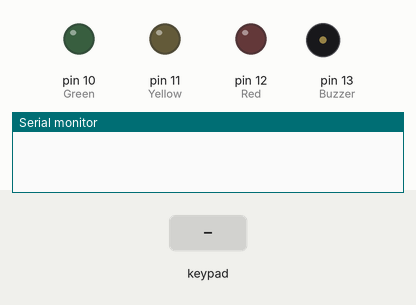
Recording of a sketch running on a simulated Arduino Uno, built with avr-gcc and run on an emulated ATmega328P. Parts: output pins drawn as LEDs (lit = HIGH), buzzer (waves = sounding), the last lines printed to the serial monitor. Dashed ring = blinking. The inputs (shaded band) are chosen by the test bench.

Above: at 1.2 s.
1.3 s: keypad keys 5 4 3 2 pressed 0.4 s apart
At 1.7 s:
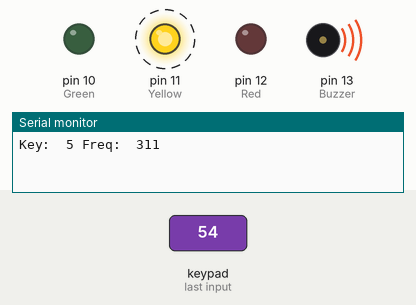
4.8 s: key 'A' pressed
At 5.2 s:
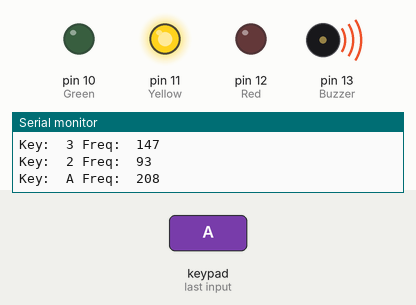
6.3 s: key 'B' pressed
At 7.6 s:
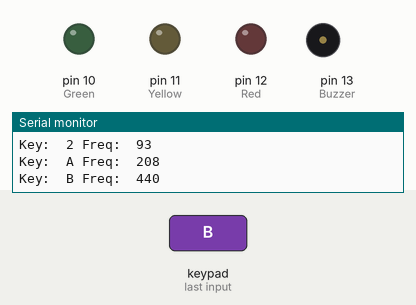
7.8 s: keypad keys 5 4 3 2 # pressed 0.4 s apart
At 10.2 s:
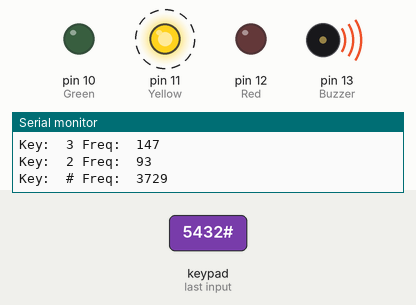
11.3 s: key 'C' pressed
At 12.6 s:
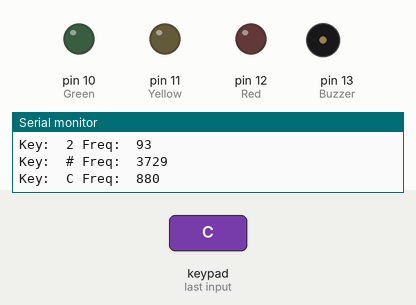
12.8 s: keypad keys 5 4 3 2 * pressed 0.4 s apart
At 15.2 s:
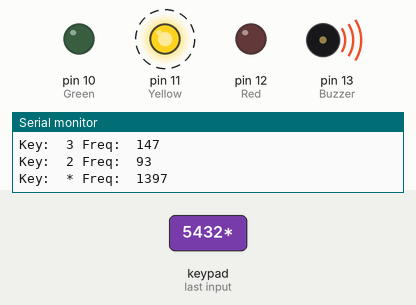
Timing chart, 0 to 16.9 s (numbered marks = the images above; inputs shaded):
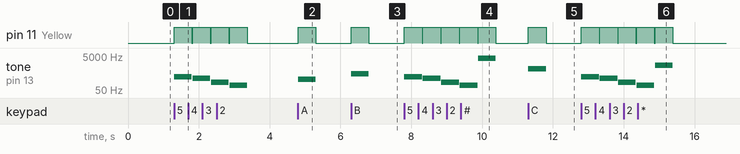

Measured:
- after the input at 1.3 s, pin 11 (Yellow): alternates HIGH for 0.50 s and LOW for 0.02 s, 8 changes in all, then stays LOW, starting at once; tone on pin 13 (Buzzer): plays 311 Hz for 0.50 s, 247 Hz for 0.50 s, 147 Hz for 0.50 s, 93 Hz for 0.50 s, starting at once
- after the input at 4.8 s, pin 11 (Yellow): LOW → HIGH at once, → LOW 0.50 s later; tone on pin 13 (Buzzer): silent → 208 Hz at once, → silent 0.50 s later
- after the input at 6.3 s, pin 11 (Yellow): LOW → HIGH at once, → LOW 0.50 s later; tone on pin 13 (Buzzer): silent → 440 Hz at once, → silent 0.50 s later
- after the input at 7.8 s, pin 11 (Yellow): alternates HIGH for 0.50 s and LOW for 0.02 s, starting at once; tone on pin 13 (Buzzer): plays 311 Hz for 0.50 s, 247 Hz for 0.50 s, 147 Hz for 0.50 s, 93 Hz for 0.50 s, 3729 Hz for 0.50 s, starting at once
- after the input at 11.3 s, pin 11 (Yellow): LOW → HIGH at once, → LOW 0.50 s later; tone on pin 13 (Buzzer): silent → 880 Hz at once, → silent 0.50 s later
- after the input at 12.8 s, pin 11 (Yellow): alternates HIGH for 0.50 s and LOW for 0.02 s, 10 changes in all, then stays LOW, starting at once; tone on pin 13 (Buzzer): plays 311 Hz for 0.50 s, 247 Hz for 0.50 s, 147 Hz for 0.50 s, 93 Hz for 0.50 s, 1397 Hz for 0.50 s, starting at once

The sketch:

KeyboardNumberLEDIndicator.ino
```cpp
int Green = 10; // Green on pin 10
int Yellow = 11; // Yellow LED
int Red = 12; // Red LED
int Buzzer = 13; // sound buzzer

//**************************************

#include <Key.h>
#include <Keypad.h>

const byte ROWS = 4;
const byte COLS = 4;

char buttons[ROWS][COLS] = {
  {'1', '2', '3', 'A'}, //first row
  {'4', '5', '6', 'B'}, //2nd
  {'7', '8', '9', 'C'}, //3rd
  {'*', '0', '#', 'D'}, //4th
};

byte rowPins[ROWS] = {5, 4, 3, 2};
byte colPins[COLS] = {6, 7, 8, 9};

Keypad kp0 = Keypad(makeKeymap(buttons), rowPins, colPins, ROWS, COLS);

int tones[ROWS][COLS] = {   // a frequency tone for each button
    {31, 93, 147, 208},
    {247, 311, 370, 440},
    {523, 587, 698, 880},
    {1397, 2637, 3729, 4978}
};
//*******************************************************************************

void setup() {
  // put your setup code here, to run once:
  pinMode (Green, OUTPUT);   // set Green pin to output
  pinMode (Red ,OUTPUT);
  pinMode (Yellow ,OUTPUT);
  pinMode (Buzzer ,OUTPUT);

  Serial.begin(9600);     // start serial communication
  digitalWrite (Green, LOW); // start with all off
  digitalWrite (Yellow, LOW);
  digitalWrite (Red, LOW);
}

//***********************************************************************************

void loop() {
  // put your main code here, to run repeatedly:
  int toneFreq = 0;

  char result = kp0.getKey();

  if (result) {            // if button pressed, display the character and blink yellow

   for (byte j=0; j<ROWS; j++) {
     for (byte i=0; i<COLS; i++) {
        if (result == buttons[j][i]) {   // found it, get the corresponding tone
            toneFreq=tones[j][i];
               }

        }  // end i loop
     }  // end j loop
//**********************************************************************
    Serial.print("Key:  "); //send result to serial
    Serial.print(result);
    Serial.print(" Freq:  ");
    Serial.println(toneFreq);

    //********************************************************

    tone(Buzzer, toneFreq, 500);
    digitalWrite (Yellow , HIGH);
    delay(500);           // Green on time (ms)
    noTone(Buzzer);
    digitalWrite (Yellow , LOW);
  }
}
```
